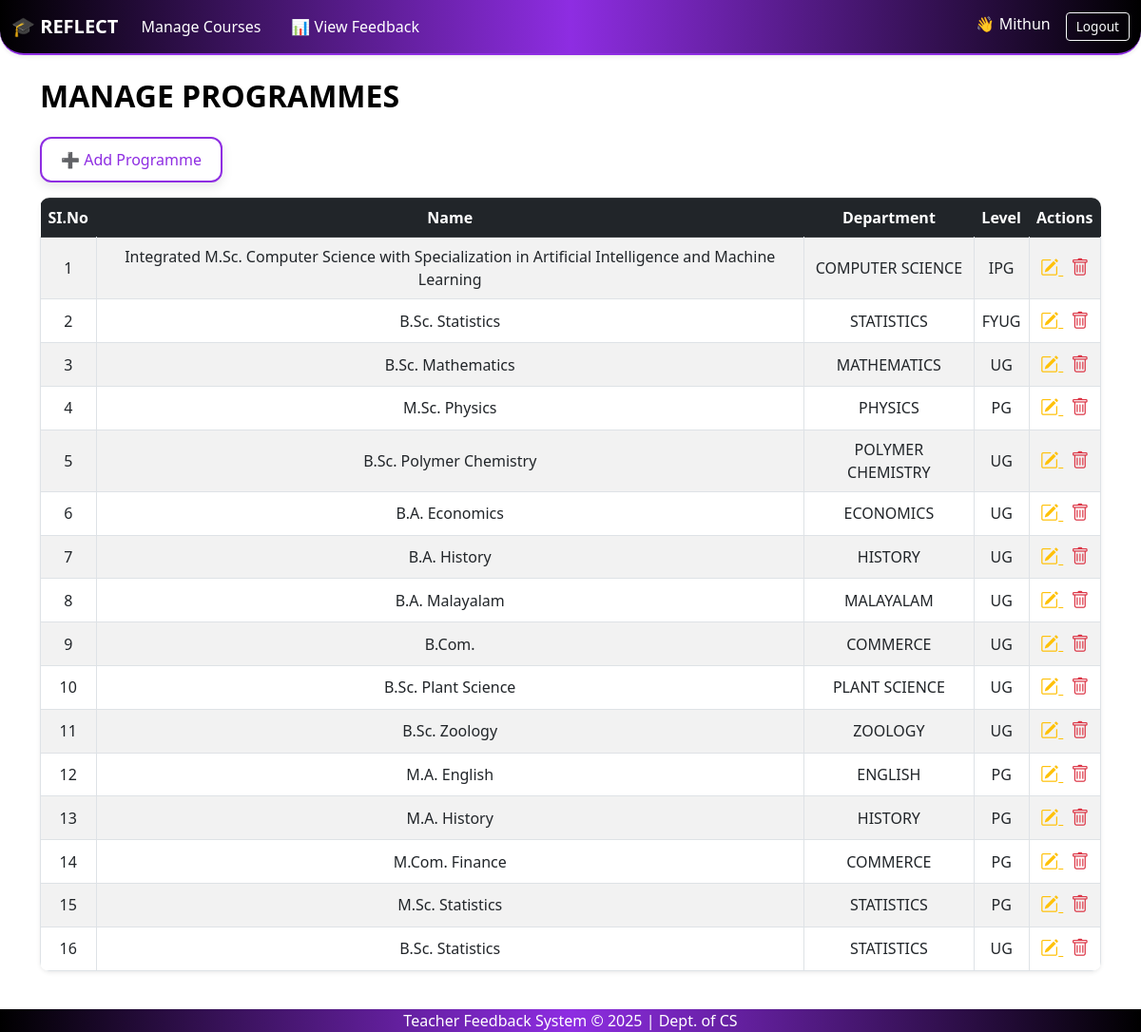
Screenshot of /programmes/ (signed in) with the database file from the repository.
### feedback_app/models.py (models this page shows, shortened)
class Programme(models.Model):
    pgm_id = models.AutoField(primary_key=True)
    pgm_name = models.CharField(max_length=200)
    dept = models.ForeignKey(Department, on_delete=models.CASCADE)
    level = models.CharField(max_length=50)

class Department(models.Model):
    dept_id = models.AutoField(primary_key=True)
    dept_name = models.CharField(max_length=100)

### feedback_app/views.py (the view)
# urls.py: path('programmes/', views.programme_list, name='programme_list'),
@login_required
def programme_list(request):
    programmes = Programme.objects.all()
    return render(request, 'programme_list.html', {'programmes': programmes})

### feedback_app/context_processors.py (called while the page is built)
def is_admin(request):
    user = request.user
    return {'is_admin': user.is_superuser or user.groups.filter(name='admin').exists()}

def is_hod(request):
    return {'is_hod': request.user.groups.filter(name='hod').exists()}

def is_teacher(request):
    return {'is_teacher': request.user.groups.filter(name='teacher').exists()}

### templates/programme_list.html (shortened to what this page needs)
{% extends 'base.html' %}
{% block content %}
<head>
    <link href="https://cdn.jsdelivr.net/npm/bootstrap-icons@1.10.5/font/bootstrap-icons.css" rel="stylesheet">
</head>
<div class="mb-3">
    <h2 class="mb-4">MANAGE PROGRAMMES</h2>
    <a href="{% url 'add_programme' %}" class="glass-button">➕ Add Programme</a>
</div>
<table class="table table-bordered table-striped shadow-sm">
    <thead class="table-dark">
        <tr>
            <th>SI.No</th>
            <th>Name</th>
            <th>Department</th>
            <th>Level</th>
            <th>Actions</th>
        </tr>
    </thead>
    <tbody>
        {% for p in programmes %}
        {% if p.pgm_id %}
        <tr>
            <td>{{ forloop.counter }}</td>
            <td>{{ p.pgm_name }}</td>
            <td>{{ p.dept.dept_name }}</td>
            <td>{{ p.level }}</td>
            <td>
                <a href="{% url 'edit_programme' p.pgm_id %}" title="Edit" class="text-warning me-2" style="font-size: 1.2rem;">
                    <i class="bi bi-pencil-square"></i>
                </a>
                <form action="{% url 'delete_programme' p.pgm_id %}" method="post" style="display:inline;">
                    <button type="submit" title="Delete" class="text-danger border-0 bg-transparent p-0" style="font-size: 1.2rem;">
                        <i class="bi bi-trash"></i>
                    </button>
                </form>
            </td>
        </tr>
        {% endif %}
        {% empty %}
        <tr><td colspan="5" class="text-center">No programmes found.</td></tr>
        {% endfor %}
    </tbody>
</table>
{% endblock %}

### templates/base.html (shortened to what this page needs)
{% load static %}
<!DOCTYPE html>
<html lang="en">
<head>
    <link href="https://cdn.jsdelivr.net/npm/bootstrap@5.3.0/dist/css/bootstrap.min.css" rel="stylesheet">
    <link rel="stylesheet" href="https://cdnjs.cloudflare.com/ajax/libs/font-awesome/5.15.4/css/all.min.css">
</head>
<body class="d-flex flex-column min-vh-100">
    <nav class="navbar navbar-expand-lg navbar-dark gradient-navbar shadow-sm">
        <div class="container-fluid">
            {% if request.user.is_authenticated %}
                <a class="navbar-brand fw-bold" href="{% url 'index' %}">🎓 REFLECT</a>
            {% else %}
                <span class="navbar-brand fw-bold">🎓 REFLECT</span>
            {% endif %}
            <div class="collapse navbar-collapse" id="navbarMenu">
                <ul class="navbar-nav me-auto mb-2 mb-lg-0 d-flex flex-row gap-3">
                    {% if user.is_authenticated %}
                        {% if is_admin %}
                        <li class="nav-item">
                            <a class="nav-link {% if request.resolver_match.url_name == 'programme_list' %}active{% endif %}" href="{% url 'programme_list' %}">Manage Programmes</a>
                        </li>
                        <li class="nav-item">
                            <a class="nav-link {% if request.resolver_match.url_name == 'course_list' %}active{% endif %}" href="{% url 'course_list' %}">Manage Courses</a>
                        </li>
                        <li class="nav-item">
                            <a class="nav-link {% if request.resolver_match.url_name == 'teacher_list' %}active{% endif %}" href="{% url 'teacher_list' %}">Manage Teacher</a>
                        </li>
                        <li class="nav-item">
                            <a class="nav-link {% if request.resolver_match.url_name == 'teacher_batch_list' %}active{% endif %}" href="{% url 'teacher_batch_list' %}">Assign Teacher</a>
                        </li>
                            <li class="nav-item dropdown">
                                <a class="nav-link dropdown-toggle" href="#" id="feedbackMenu" role="button" data-bs-toggle="dropdown"
                                   aria-expanded="false">
                                    Feedback
                                </a>
                                <ul class="dropdown-menu" aria-labelledby="feedbackMenu">
                                    <li><a class="dropdown-item" href="{% url 'add_question' %}">➕ Add Question</a></li>
                                    <li><a class="dropdown-item" href="{% url 'list_questions' %}">📋 View Questions</a></li>
                                    <li><hr class="dropdown-divider"></li>
                                    <li><a class="dropdown-item" href="{% url 'admin_student_feedback_responses' %}">📊 View Student Responses</a></li>
                                </ul>
                            </li>
                        {% elif is_hod %}
                            <li class="nav-item">
                                <a class="nav-link" href="{% url 'course_list' %}">Manage Courses</a>
                            </li>
                            <li class="nav-item">
                                <a class="nav-link" href="{% url 'admin_student_feedback_responses' %}">📊 View Feedback</a>
                            </li>
                        {% elif is_teacher %}
                            <li class="nav-item">
                                <a class="nav-link" href="{% url 'admin_student_feedback_responses' %}">📊 View Feedback</a>
                            </li>
                        {% endif %}
                    {% endif %}
                </ul>
                <ul class="navbar-nav mb-2 mb-lg-0">
                    {% if user.is_authenticated %}
                        <li class="nav-item">
                            <span class="navbar-text text-white me-3">👋 {{ user.username|title }}</span>
                        </li>
                        <li class="nav-item">
                            <form method="post" action="{% url 'logout' %}">
                                <button type="submit" class="btn btn-outline-light btn-sm">Logout</button>
                            </form>
                        </li>
                    {% else %}
                    <li class="nav-item">
                        <a class="nav-link" href="{% url 'login' %}">
                            <i class="fas fa-door-open me-2"></i> Leave
                        </a>
                    </li>
                    {% endif %}
                </ul>
            </div>
        </div>
    </nav>
    <div class="container mt-4 flex-grow-1">
        {% block content %}{% endblock %}
    </div>
    <footer class="footer-gradient text-white text-center py-7 mt-4">
        <p class="mb-0">Teacher Feedback System &copy; 2025 | Dept. of CS</p>
    </footer>
</body>
</html>

### templates/base.html (style rules this page uses)
.gradient-navbar { background: linear-gradient(to right, #000000, #8e2de2, #000000); border-bottom: 2px solid #8e2de2; animation: fadeIn 1s ease-in-out; border-radius: 0 0 25px 25px; }
.navbar .nav-link, .navbar .navbar-brand, .navbar .navbar-text { color: white !important; transition: color 0.3s ease-in-out; }
.footer-gradient { background: linear-gradient(to right, #000000, #8e2de2, #000000); }

### templates/programme_list.html (style rules this page uses)
.glass-button { background: white; color: #8e2de2; border: 2px solid #8e2de2; border-radius: 12px; padding: 10px 20px; font-weight: 500; text-decoration: none; display: inline-block; backdrop-filter: blur(8px); -webkit-backdrop-filter: blur(8px); box-shadow: inset 0 0 8px rgba(255, 255, 255, 0.08), 0 4px 12px rgba(0, 0, 0, 0.1); transition: all 0.3s ease; }
table.table { border-radius: 10px; overflow: hidden; background-color: #fff; }
thead.table-dark th { color: #fff; border: none; }
table td, table th { vertical-align: middle; text-align: center; }
.btn-sm { padding: 4px 10px; font-size: 0.85rem; }
h2 { font-weight: 600; color: #000000; }

### rows the page displays
Programme: pgm_name "Integrated M.Sc. Computer Science with Specialization in Artificial Intelligence and Machine Learning", dept.dept_name "COMPUTER SCIENCE", level "IPG"
Programme: pgm_name "B.Sc. Statistics", dept.dept_name "STATISTICS", level "FYUG"
Programme: pgm_name "B.Sc. Mathematics", dept.dept_name "MATHEMATICS", level "UG"
Programme: pgm_name "M.Sc. Physics", dept.dept_name "PHYSICS", level "PG"
Programme: pgm_name "B.Sc. Polymer Chemistry", dept.dept_name "POLYMER CHEMISTRY", level "UG"
Programme: pgm_name "B.A. Economics", dept.dept_name "ECONOMICS", level "UG"
Programme: pgm_name "B.A. History", dept.dept_name "HISTORY", level "UG"
Programme: pgm_name "B.A. Malayalam", dept.dept_name "MALAYALAM", level "UG"
Programme: pgm_name "B.Com.", dept.dept_name "COMMERCE", level "UG"
Programme: pgm_name "B.Sc. Plant Science", dept.dept_name "PLANT SCIENCE", level "UG"
Programme: pgm_name "B.Sc. Zoology", dept.dept_name "ZOOLOGY", level "UG"
Programme: pgm_name "M.A. English", dept.dept_name "ENGLISH", level "PG"
Programme: pgm_name "M.A. History", dept.dept_name "HISTORY", level "PG"
Programme: pgm_name "M.Com. Finance", dept.dept_name "COMMERCE", level "PG"
Programme: pgm_name "M.Sc. Statistics", dept.dept_name "STATISTICS", level "PG"
Programme: pgm_name "B.Sc. Statistics", dept.dept_name "STATISTICS", level "UG"

### other values shown
{{ user.username|title }} "Mithun"
